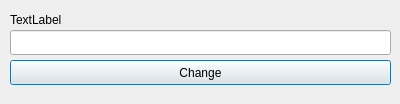
<?xml version="1.0" encoding="UTF-8"?>
<ui version="4.0">
 <class>Dialog</class>
 <widget class="QDialog" name="Dialog">
  <property name="geometry">
   <rect>
    <x>0</x>
    <y>0</y>
    <width>400</width>
    <height>104</height>
   </rect>
  </property>
  <property name="windowTitle">
   <string>Changing name</string>
  </property>
  <widget class="QLabel" name="please_change">
   <property name="geometry">
    <rect>
     <x>10</x>
     <y>10</y>
     <width>381</width>
     <height>20</height>
    </rect>
   </property>
   <property name="text">
    <string>TextLabel</string>
   </property>
  </widget>
  <widget class="QLineEdit" name="name_to_change">
   <property name="geometry">
    <rect>
     <x>10</x>
     <y>30</y>
     <width>381</width>
     <height>25</height>
    </rect>
   </property>
  </widget>
  <widget class="QPushButton" name="btn_change_text">
   <property name="geometry">
    <rect>
     <x>10</x>
     <y>60</y>
     <width>381</width>
     <height>25</height>
    </rect>
   </property>
   <property name="text">
    <string>Change</string>
   </property>
  </widget>
 </widget>
 <resources/>
 <connections/>
</ui>
